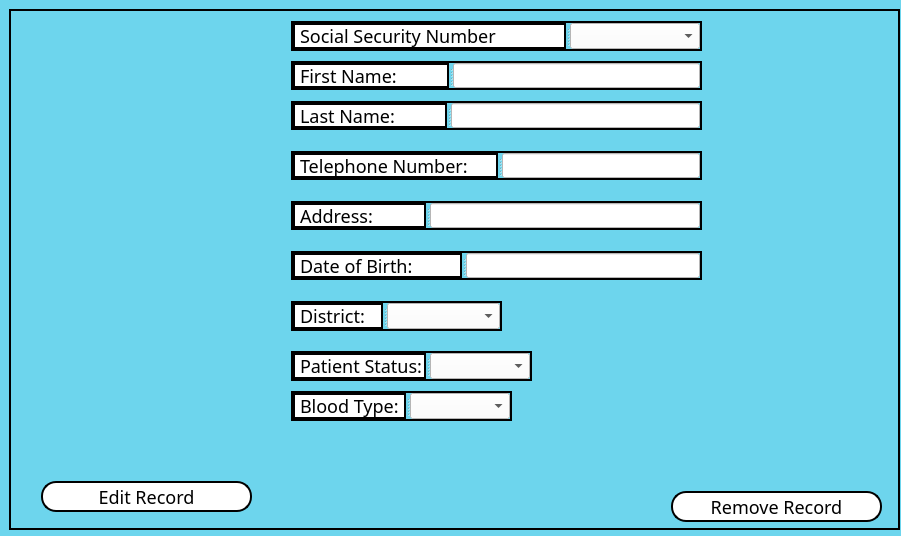
<?xml version="1.0" encoding="UTF-8"?>
<ui version="4.0">
 <class>PatientForm</class>
 <widget class="QDialog" name="PatientForm">
  <property name="geometry">
   <rect>
    <x>0</x>
    <y>0</y>
    <width>901</width>
    <height>536</height>
   </rect>
  </property>
  <property name="windowTitle">
   <string>Dialog</string>
  </property>
  <property name="styleSheet">
   <string notr="true">*{
    font-family: century gothic;
    font-size: 18px;
}

QToolButton
{
    background: #D1D2D2;
    border-radius: 30px;
}

QLabel
{
    color: black;
}

QPushButton
{
   border: 2px solid black;
   background-color: #D1D2D2;
   border-radius: 15px;
}

QPushButton:hover
{
   color: #D1D2D2;
   border-radius: 15px;
   background: #16A5C3;
}

QFrame
{
  background: #C7D1D1;
  border: 2px solid black
}

QWidget
{
  background-color:   #6dd5ed;
}

QMessageBox
{
   color: black;
   background-color: white;
}</string>
  </property>
  <widget class="QScrollArea" name="scrollArea">
   <property name="geometry">
    <rect>
     <x>9</x>
     <y>9</y>
     <width>891</width>
     <height>521</height>
    </rect>
   </property>
   <property name="widgetResizable">
    <bool>true</bool>
   </property>
   <widget class="QWidget" name="scrollAreaWidgetContents">
    <property name="geometry">
     <rect>
      <x>0</x>
      <y>0</y>
      <width>887</width>
      <height>517</height>
     </rect>
    </property>
    <widget class="QSplitter" name="FNAmeSplitter">
     <property name="geometry">
      <rect>
       <x>280</x>
       <y>50</y>
       <width>411</width>
       <height>29</height>
      </rect>
     </property>
     <property name="orientation">
      <enum>Qt::Horizontal</enum>
     </property>
     <widget class="QLabel" name="FNameLabel">
      <property name="styleSheet">
       <string notr="true">QLabel
{
    color: black;
    background-color: white;
}</string>
      </property>
      <property name="text">
       <string>First Name:</string>
      </property>
     </widget>
     <widget class="QLineEdit" name="FNameEdit">
      <property name="styleSheet">
       <string notr="true">QLineEdit
{
    color: black;
    background-color: white;
}</string>
      </property>
     </widget>
    </widget>
    <widget class="QSplitter" name="splitter_9">
     <property name="geometry">
      <rect>
       <x>280</x>
       <y>340</y>
       <width>241</width>
       <height>30</height>
      </rect>
     </property>
     <property name="orientation">
      <enum>Qt::Horizontal</enum>
     </property>
     <widget class="QLabel" name="label_4">
      <property name="styleSheet">
       <string notr="true">QLabel
{
    color: black;
    background-color: white;
}</string>
      </property>
      <property name="text">
       <string>Patient Status:</string>
      </property>
     </widget>
     <widget class="QComboBox" name="comboBox_4">
      <property name="styleSheet">
       <string notr="true">QComboBox
{
    color: black;
    background-color: white;
}</string>
      </property>
     </widget>
    </widget>
    <widget class="QSplitter" name="splitter_7">
     <property name="geometry">
      <rect>
       <x>280</x>
       <y>190</y>
       <width>411</width>
       <height>29</height>
      </rect>
     </property>
     <property name="orientation">
      <enum>Qt::Horizontal</enum>
     </property>
     <widget class="QLabel" name="FNameLabel_5">
      <property name="styleSheet">
       <string notr="true">QLabel
{
    color: black;
    background-color: white;
}</string>
      </property>
      <property name="text">
       <string>Address:</string>
      </property>
     </widget>
     <widget class="QLineEdit" name="FNameEdit_5">
      <property name="styleSheet">
       <string notr="true">QLineEdit
{
    color: black;
    background-color: white;
}</string>
      </property>
     </widget>
    </widget>
    <widget class="QSplitter" name="splitter_6">
     <property name="geometry">
      <rect>
       <x>280</x>
       <y>240</y>
       <width>411</width>
       <height>29</height>
      </rect>
     </property>
     <property name="orientation">
      <enum>Qt::Horizontal</enum>
     </property>
     <widget class="QLabel" name="FNameLabel_4">
      <property name="styleSheet">
       <string notr="true">QLabel
{
    color: black;
    background-color: white;
}</string>
      </property>
      <property name="text">
       <string>Date of Birth:</string>
      </property>
     </widget>
     <widget class="QLineEdit" name="FNameEdit_4">
      <property name="styleSheet">
       <string notr="true">QLineEdit
{
    color: black;
    background-color: white;
}</string>
      </property>
     </widget>
    </widget>
    <widget class="QSplitter" name="PhoneSplitter">
     <property name="geometry">
      <rect>
       <x>280</x>
       <y>140</y>
       <width>411</width>
       <height>29</height>
      </rect>
     </property>
     <property name="orientation">
      <enum>Qt::Horizontal</enum>
     </property>
     <widget class="QLabel" name="PhoneLabel">
      <property name="styleSheet">
       <string notr="true">QLabel
{
    color: black;
    background-color: white;
}</string>
      </property>
      <property name="text">
       <string>Telephone Number:</string>
      </property>
     </widget>
     <widget class="QLineEdit" name="PhoneEdit">
      <property name="styleSheet">
       <string notr="true">QLineEdit
{
    color: black;
    background-color: white;
}</string>
      </property>
     </widget>
    </widget>
    <widget class="QSplitter" name="LNameSplitter">
     <property name="geometry">
      <rect>
       <x>280</x>
       <y>90</y>
       <width>411</width>
       <height>29</height>
      </rect>
     </property>
     <property name="orientation">
      <enum>Qt::Horizontal</enum>
     </property>
     <widget class="QLabel" name="LNameLabel">
      <property name="styleSheet">
       <string notr="true">QLabel
{
    color: black;
    background-color: white;
}</string>
      </property>
      <property name="text">
       <string>Last Name:</string>
      </property>
     </widget>
     <widget class="QLineEdit" name="LNameEdit">
      <property name="styleSheet">
       <string notr="true">QLineEdit
{
    color: black;
    background-color: white;
}</string>
      </property>
     </widget>
    </widget>
    <widget class="QSplitter" name="splitter_8">
     <property name="geometry">
      <rect>
       <x>280</x>
       <y>290</y>
       <width>211</width>
       <height>30</height>
      </rect>
     </property>
     <property name="orientation">
      <enum>Qt::Horizontal</enum>
     </property>
     <widget class="QLabel" name="label_3">
      <property name="styleSheet">
       <string notr="true">QLabel
{
    color: black;
    background-color: white;
}</string>
      </property>
      <property name="text">
       <string>District:</string>
      </property>
     </widget>
     <widget class="QComboBox" name="comboBox_3">
      <property name="styleSheet">
       <string notr="true">QComboBox
{
    color: black;
    background-color: white;
}</string>
      </property>
     </widget>
    </widget>
    <widget class="QSplitter" name="SSNSplitter">
     <property name="geometry">
      <rect>
       <x>280</x>
       <y>10</y>
       <width>411</width>
       <height>30</height>
      </rect>
     </property>
     <property name="orientation">
      <enum>Qt::Horizontal</enum>
     </property>
     <widget class="QLabel" name="SSNLabel">
      <property name="styleSheet">
       <string notr="true">QLabel
{
    color: black;
    background-color: white;
}</string>
      </property>
      <property name="text">
       <string>Social Security Number</string>
      </property>
     </widget>
     <widget class="QComboBox" name="SSNCombo">
      <property name="styleSheet">
       <string notr="true">QComboBox
{
    color: black;
    background-color: white;
}</string>
      </property>
     </widget>
    </widget>
    <widget class="QSplitter" name="BTypeSplitter">
     <property name="geometry">
      <rect>
       <x>280</x>
       <y>380</y>
       <width>221</width>
       <height>30</height>
      </rect>
     </property>
     <property name="orientation">
      <enum>Qt::Horizontal</enum>
     </property>
     <widget class="QLabel" name="BTypeLabel">
      <property name="styleSheet">
       <string notr="true">QLabel
{
    color: black;
    background-color: white;
}</string>
      </property>
      <property name="text">
       <string>Blood Type:</string>
      </property>
     </widget>
     <widget class="QComboBox" name="BTypeCombo">
      <property name="styleSheet">
       <string notr="true">QComboBox
{
    color: black;
    background-color: white;
}</string>
      </property>
     </widget>
    </widget>
    <widget class="QPushButton" name="EditRecord_BTN">
     <property name="geometry">
      <rect>
       <x>30</x>
       <y>470</y>
       <width>211</width>
       <height>31</height>
      </rect>
     </property>
     <property name="styleSheet">
      <string notr="true">QPushButton
{
   border: 2px solid black;
   background-color: white;
   border-radius: 15px;
}</string>
     </property>
     <property name="text">
      <string>Edit Record</string>
     </property>
    </widget>
    <widget class="QPushButton" name="RemoveReocord_BTN">
     <property name="geometry">
      <rect>
       <x>660</x>
       <y>480</y>
       <width>211</width>
       <height>31</height>
      </rect>
     </property>
     <property name="styleSheet">
      <string notr="true">QPushButton
{
   border: 2px solid black;
   background-color: white;
   border-radius: 15px;
}</string>
     </property>
     <property name="text">
      <string>Remove Record</string>
     </property>
    </widget>
   </widget>
  </widget>
 </widget>
 <resources/>
 <connections/>
</ui>
